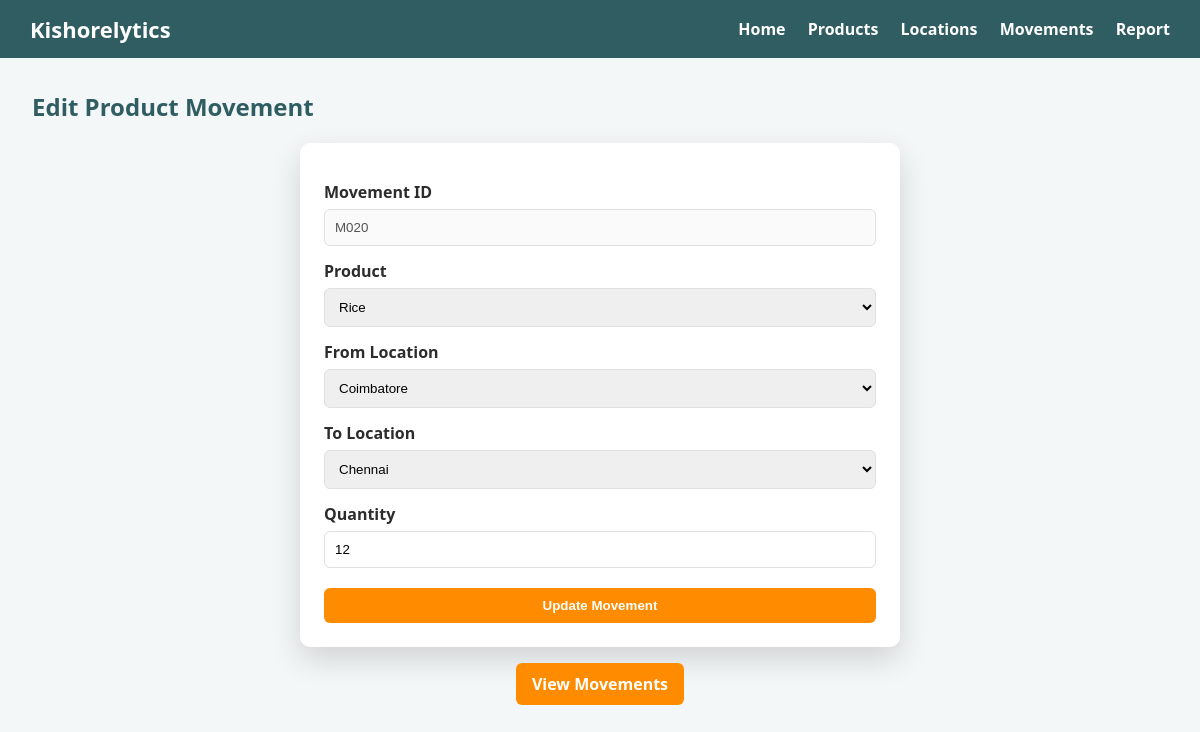
/movements/edit/M020, run on the app's committed database.
### models/movement.py (models this page shows)
class ProductMovement(db.Model):
    __tablename__ = "product_movements"  # ✅ ADD THIS
    movement_id = db.Column(db.String, primary_key=True)
    product_id = db.Column(
        db.String,
        db.ForeignKey("products.product_id"),  # ✅ NOW MATCHES
        nullable=False
    )
    from_location = db.Column(
        db.String,
        db.ForeignKey("locations.location_id"),
        nullable=True
    )
    to_location = db.Column(
        db.String,
        db.ForeignKey("locations.location_id"),
        nullable=True
    )
    qty = db.Column(db.Integer, nullable=False)
    timestamp = db.Column(db.DateTime, default=datetime.utcnow)

### models/product.py (models this page shows)
class Product(db.Model):
    __tablename__ = "products"   # ✅ ADD THIS
    product_id = db.Column(db.String, primary_key=True)
    name = db.Column(db.String(100), nullable=False)
    description = db.Column(db.String(200))

### models/location.py (models this page shows)
class Location(db.Model):
    __tablename__ = "locations"  # ✅ ADD THIS
    location_id = db.Column(db.String, primary_key=True)
    name = db.Column(db.String(100), nullable=False)

### routes/movement_routes.py (the view, shortened to what this page needs)
@movement_bp.route("/movements/edit/<movement_id>", methods=["GET", "POST"])
def edit_movement(movement_id):
    movement = ProductMovement.query.get_or_404(movement_id)
    products = Product.query.all()
    locations = Location.query.all()
    return render_template(
        "movements/edit.html",
        movement=movement,
        products=products,
        locations=locations
    )

### templates/movements/edit.html (shortened to what this page needs)
{% extends "base.html" %}
{% block content %}
<h2>Edit Product Movement</h2>
<form method="post">
    <label>Movement ID</label>
    <input type="text" value="{{ movement.movement_id }}" disabled>
    <label>Product</label>
    <select name="product_id" required>
        {% for p in products %}
        <option value="{{ p.product_id }}"
            {% if p.product_id == movement.product_id %}selected{% endif %}>
            {{ p.name }}
        </option>
        {% endfor %}
    </select>
    <label>From Location</label>
    <select name="from_location">
        {% for l in locations %}
        <option value="{{ l.location_id }}"
            {% if l.location_id == movement.from_location %}selected{% endif %}>
            {{ l.name }}
        </option>
        {% endfor %}
    </select>
    <label>To Location</label>
    <select name="to_location">
        {% for l in locations %}
        <option value="{{ l.location_id }}"
            {% if l.location_id == movement.to_location %}selected{% endif %}>
            {{ l.name }}
        </option>
        {% endfor %}
    </select>
    <label>Quantity</label>
    <input type="number" name="qty" value="{{ movement.qty }}" min="1" required>
    <button type="submit" class="btn">Update Movement</button>
</form>
<div style="margin-top:16px; text-align:center;">
    <a href="/movements" class="btn">View Movements</a>
</div>
{% endblock %}

### static/style.css (style rules this page uses)
:root { --primary: #2f5d62; --secondary-bg: #f4f7f8; --accent: #ff8c00; --accent-hover: #e67e00; --text-dark: #2c2c2c; --text-light: #ffffff; --border-light: #e0e0e0; --shadow-soft: 0 12px 30px rgba(0,0,0,0.15); }
* { box-sizing: border-box; }
body { margin: 0; font-family: "Segoe UI", Arial, Helvetica, sans-serif; background: var(--secondary-bg); color: var(--text-dark); min-height: 100vh; }
h1, h2 { margin-top: 0; color: var(--primary); }
.btn { background: var(--accent); color: var(--text-light); padding: 10px 16px; border-radius: 6px; text-decoration: none; font-weight: 600; display: inline-block; }
form { background: #ffffff; padding: 24px; max-width: 600px; margin: auto; border-radius: 10px; box-shadow: var(--shadow-soft); }
form label { display: block; margin-top: 14px; font-weight: 600; }
form input, form select { width: 100%; padding: 10px; margin-top: 6px; border-radius: 6px; border: 1px solid var(--border-light); }
form button { margin-top: 20px; width: 100%; border: none; cursor: pointer; }

### data on the page
ProductMovement: movement_id "M020", product_id "Rice", from_location "Coimbatore", to_location "Chennai", qty "12"
